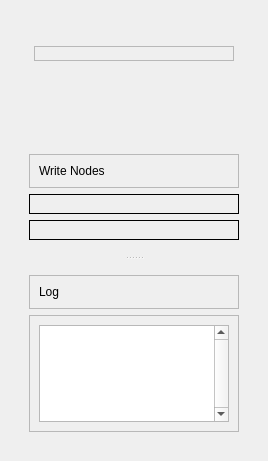
<?xml version="1.0" encoding="UTF-8"?>
<ui version="4.0">
 <class>wdgt_main</class>
 <widget class="QWidget" name="wdgt_main">
  <property name="geometry">
   <rect>
    <x>0</x>
    <y>0</y>
    <width>268</width>
    <height>461</height>
   </rect>
  </property>
  <property name="windowTitle">
   <string>Form</string>
  </property>
  <layout class="QVBoxLayout" name="verticalLayout">
   <item>
    <widget class="QWidget" name="wdgt_header_spacer_top" native="true">
     <property name="sizePolicy">
      <sizepolicy hsizetype="Preferred" vsizetype="Fixed">
       <horstretch>0</horstretch>
       <verstretch>0</verstretch>
      </sizepolicy>
     </property>
     <property name="minimumSize">
      <size>
       <width>0</width>
       <height>20</height>
      </size>
     </property>
     <property name="maximumSize">
      <size>
       <width>16777215</width>
       <height>20</height>
      </size>
     </property>
    </widget>
   </item>
   <item>
    <widget class="QWidget" name="wdgt_header" native="true">
     <property name="sizePolicy">
      <sizepolicy hsizetype="Preferred" vsizetype="Fixed">
       <horstretch>0</horstretch>
       <verstretch>0</verstretch>
      </sizepolicy>
     </property>
     <property name="minimumSize">
      <size>
       <width>0</width>
       <height>33</height>
      </size>
     </property>
     <property name="maximumSize">
      <size>
       <width>16777215</width>
       <height>33</height>
      </size>
     </property>
     <layout class="QHBoxLayout" name="horizontalLayout_2">
      <item>
       <widget class="QWidget" name="wdgt_header_spacer_left" native="true">
        <property name="sizePolicy">
         <sizepolicy hsizetype="Expanding" vsizetype="Expanding">
          <horstretch>0</horstretch>
          <verstretch>0</verstretch>
         </sizepolicy>
        </property>
       </widget>
      </item>
      <item>
       <widget class="QFrame" name="frm_header_icon">
        <property name="sizePolicy">
         <sizepolicy hsizetype="Fixed" vsizetype="Expanding">
          <horstretch>0</horstretch>
          <verstretch>0</verstretch>
         </sizepolicy>
        </property>
        <property name="minimumSize">
         <size>
          <width>200</width>
          <height>0</height>
         </size>
        </property>
        <property name="maximumSize">
         <size>
          <width>200</width>
          <height>16777215</height>
         </size>
        </property>
        <property name="frameShape">
         <enum>QFrame::StyledPanel</enum>
        </property>
        <property name="frameShadow">
         <enum>QFrame::Raised</enum>
        </property>
        <layout class="QVBoxLayout" name="verticalLayout_28">
         <item>
          <widget class="QWidget" name="wdgt_header_icon" native="true"/>
         </item>
        </layout>
       </widget>
      </item>
      <item>
       <widget class="QWidget" name="wdgt_header_spacer_right" native="true">
        <property name="sizePolicy">
         <sizepolicy hsizetype="Expanding" vsizetype="Expanding">
          <horstretch>0</horstretch>
          <verstretch>0</verstretch>
         </sizepolicy>
        </property>
       </widget>
      </item>
     </layout>
    </widget>
   </item>
   <item>
    <widget class="QWidget" name="wdgt_header_spacer_bottom" native="true">
     <property name="sizePolicy">
      <sizepolicy hsizetype="Preferred" vsizetype="Fixed">
       <horstretch>0</horstretch>
       <verstretch>0</verstretch>
      </sizepolicy>
     </property>
     <property name="minimumSize">
      <size>
       <width>0</width>
       <height>30</height>
      </size>
     </property>
     <property name="maximumSize">
      <size>
       <width>16777215</width>
       <height>30</height>
      </size>
     </property>
    </widget>
   </item>
   <item>
    <widget class="QWidget" name="wdgt_stkwdgt_menu" native="true">
     <layout class="QHBoxLayout" name="horizontalLayout"/>
    </widget>
   </item>
   <item>
    <widget class="QStackedWidget" name="stkwdgt_content">
     <property name="currentIndex">
      <number>0</number>
     </property>
     <widget class="QWidget" name="pg_nodes_and_log">
      <layout class="QVBoxLayout" name="verticalLayout_3">
       <property name="leftMargin">
        <number>9</number>
       </property>
       <item>
        <widget class="QWidget" name="wdgt_nodes_and_log" native="true">
         <layout class="QVBoxLayout" name="verticalLayout_4">
          <property name="spacing">
           <number>6</number>
          </property>
          <property name="leftMargin">
           <number>9</number>
          </property>
          <item>
           <widget class="QSplitter" name="splt_nodes_and_log">
            <property name="lineWidth">
             <number>0</number>
            </property>
            <property name="midLineWidth">
             <number>0</number>
            </property>
            <property name="orientation">
             <enum>Qt::Vertical</enum>
            </property>
            <property name="handleWidth">
             <number>3</number>
            </property>
            <widget class="QWidget" name="wdgt_nodes" native="true">
             <layout class="QVBoxLayout" name="verticalLayout_5">
              <item>
               <widget class="QFrame" name="frm_nodes_header">
                <property name="frameShape">
                 <enum>QFrame::StyledPanel</enum>
                </property>
                <property name="frameShadow">
                 <enum>QFrame::Raised</enum>
                </property>
                <layout class="QVBoxLayout" name="verticalLayout_16">
                 <item>
                  <widget class="QLabel" name="lbl_nodes_header">
                   <property name="text">
                    <string>Write Nodes</string>
                   </property>
                  </widget>
                 </item>
                </layout>
               </widget>
              </item>
              <item>
               <widget class="QFrame" name="frm_nodes">
                <property name="frameShape">
                 <enum>QFrame::Box</enum>
                </property>
                <property name="frameShadow">
                 <enum>QFrame::Plain</enum>
                </property>
                <layout class="QVBoxLayout" name="lyt_frm_nodes"/>
               </widget>
              </item>
              <item>
               <widget class="QFrame" name="frm_pbar_render">
                <property name="frameShape">
                 <enum>QFrame::Box</enum>
                </property>
                <property name="frameShadow">
                 <enum>QFrame::Plain</enum>
                </property>
                <layout class="QVBoxLayout" name="verticalLayout_15"/>
               </widget>
              </item>
              <item>
               <widget class="QWidget" name="wdgt_splt_space_nodes" native="true">
                <property name="sizePolicy">
                 <sizepolicy hsizetype="Preferred" vsizetype="Fixed">
                  <horstretch>0</horstretch>
                  <verstretch>0</verstretch>
                 </sizepolicy>
                </property>
                <property name="minimumSize">
                 <size>
                  <width>0</width>
                  <height>10</height>
                 </size>
                </property>
               </widget>
              </item>
             </layout>
            </widget>
            <widget class="QWidget" name="wdgt_log" native="true">
             <layout class="QVBoxLayout" name="verticalLayout_9">
              <item>
               <widget class="QWidget" name="wdgt_splt_space_log" native="true">
                <property name="sizePolicy">
                 <sizepolicy hsizetype="Preferred" vsizetype="Fixed">
                  <horstretch>0</horstretch>
                  <verstretch>0</verstretch>
                 </sizepolicy>
                </property>
                <property name="minimumSize">
                 <size>
                  <width>0</width>
                  <height>10</height>
                 </size>
                </property>
               </widget>
              </item>
              <item>
               <widget class="QFrame" name="frm_log_header">
                <property name="frameShape">
                 <enum>QFrame::StyledPanel</enum>
                </property>
                <property name="frameShadow">
                 <enum>QFrame::Raised</enum>
                </property>
                <layout class="QVBoxLayout" name="verticalLayout_17">
                 <item>
                  <widget class="QLabel" name="lbl_log_header">
                   <property name="text">
                    <string>Log</string>
                   </property>
                  </widget>
                 </item>
                </layout>
               </widget>
              </item>
              <item>
               <widget class="QFrame" name="frm_log_text_edit">
                <property name="frameShape">
                 <enum>QFrame::StyledPanel</enum>
                </property>
                <property name="frameShadow">
                 <enum>QFrame::Raised</enum>
                </property>
                <layout class="QVBoxLayout" name="verticalLayout_18">
                 <item>
                  <widget class="QTextEdit" name="te_log">
                   <property name="verticalScrollBarPolicy">
                    <enum>Qt::ScrollBarAlwaysOn</enum>
                   </property>
                   <property name="horizontalScrollBarPolicy">
                    <enum>Qt::ScrollBarAlwaysOff</enum>
                   </property>
                   <property name="readOnly">
                    <bool>false</bool>
                   </property>
                  </widget>
                 </item>
                </layout>
               </widget>
              </item>
             </layout>
            </widget>
           </widget>
          </item>
         </layout>
        </widget>
       </item>
      </layout>
     </widget>
     <widget class="QWidget" name="pg_threads">
      <layout class="QVBoxLayout" name="verticalLayout_12">
       <item>
        <widget class="QScrollArea" name="sa_threads">
         <property name="frameShape">
          <enum>QFrame::NoFrame</enum>
         </property>
         <property name="frameShadow">
          <enum>QFrame::Plain</enum>
         </property>
         <property name="lineWidth">
          <number>0</number>
         </property>
         <property name="verticalScrollBarPolicy">
          <enum>Qt::ScrollBarAsNeeded</enum>
         </property>
         <property name="horizontalScrollBarPolicy">
          <enum>Qt::ScrollBarAlwaysOff</enum>
         </property>
         <property name="widgetResizable">
          <bool>true</bool>
         </property>
         <widget class="QWidget" name="sawdgt_threads_options">
          <property name="geometry">
           <rect>
            <x>0</x>
            <y>0</y>
            <width>240</width>
            <height>354</height>
           </rect>
          </property>
          <layout class="QVBoxLayout" name="lyt_sawdgt_threads">
           <item>
            <widget class="QFrame" name="frm_threads_options">
             <property name="frameShape">
              <enum>QFrame::StyledPanel</enum>
             </property>
             <property name="frameShadow">
              <enum>QFrame::Raised</enum>
             </property>
             <layout class="QVBoxLayout" name="verticalLayout_11">
              <item>
               <widget class="QWidget" name="wdgt_threads" native="true">
                <property name="sizePolicy">
                 <sizepolicy hsizetype="Preferred" vsizetype="Minimum">
                  <horstretch>0</horstretch>
                  <verstretch>0</verstretch>
                 </sizepolicy>
                </property>
                <layout class="QVBoxLayout" name="verticalLayout_14">
                 <item>
                  <widget class="QFrame" name="frm_threads_header">
                   <property name="frameShape">
                    <enum>QFrame::StyledPanel</enum>
                   </property>
                   <property name="frameShadow">
                    <enum>QFrame::Raised</enum>
                   </property>
                   <layout class="QVBoxLayout" name="verticalLayout_6">
                    <item>
                     <widget class="QLabel" name="lbl_threads_header">
                      <property name="text">
                       <string>Threads</string>
                      </property>
                     </widget>
                    </item>
                   </layout>
                  </widget>
                 </item>
                 <item>
                  <widget class="QFrame" name="frm_threads">
                   <property name="frameShape">
                    <enum>QFrame::StyledPanel</enum>
                   </property>
                   <property name="frameShadow">
                    <enum>QFrame::Raised</enum>
                   </property>
                   <layout class="QVBoxLayout" name="verticalLayout_7"/>
                  </widget>
                 </item>
                </layout>
               </widget>
              </item>
              <item>
               <widget class="QWidget" name="wdgt_threads_queue_space" native="true">
                <property name="sizePolicy">
                 <sizepolicy hsizetype="Preferred" vsizetype="Fixed">
                  <horstretch>0</horstretch>
                  <verstretch>0</verstretch>
                 </sizepolicy>
                </property>
                <property name="minimumSize">
                 <size>
                  <width>0</width>
                  <height>10</height>
                 </size>
                </property>
               </widget>
              </item>
              <item>
               <widget class="QWidget" name="wdgt_queue" native="true">
                <property name="sizePolicy">
                 <sizepolicy hsizetype="Preferred" vsizetype="Minimum">
                  <horstretch>0</horstretch>
                  <verstretch>0</verstretch>
                 </sizepolicy>
                </property>
                <layout class="QVBoxLayout" name="verticalLayout_13">
                 <item>
                  <widget class="QFrame" name="frm_queue_header">
                   <property name="frameShape">
                    <enum>QFrame::StyledPanel</enum>
                   </property>
                   <property name="frameShadow">
                    <enum>QFrame::Raised</enum>
                   </property>
                   <layout class="QVBoxLayout" name="verticalLayout_8">
                    <item>
                     <widget class="QLabel" name="lbl_queue_header">
                      <property name="text">
                       <string>Queue</string>
                      </property>
                     </widget>
                    </item>
                   </layout>
                  </widget>
                 </item>
                 <item>
                  <widget class="QFrame" name="frm_queue">
                   <property name="frameShape">
                    <enum>QFrame::StyledPanel</enum>
                   </property>
                   <property name="frameShadow">
                    <enum>QFrame::Raised</enum>
                   </property>
                   <layout class="QVBoxLayout" name="verticalLayout_10"/>
                  </widget>
                 </item>
                </layout>
               </widget>
              </item>
             </layout>
            </widget>
           </item>
          </layout>
         </widget>
        </widget>
       </item>
      </layout>
     </widget>
     <widget class="QWidget" name="pg_command_line">
      <layout class="QVBoxLayout" name="verticalLayout_19">
       <item>
        <widget class="QScrollArea" name="sa_command_line">
         <property name="horizontalScrollBarPolicy">
          <enum>Qt::ScrollBarAlwaysOff</enum>
         </property>
         <property name="widgetResizable">
          <bool>true</bool>
         </property>
         <widget class="QWidget" name="sawdgt_command_line">
          <property name="geometry">
           <rect>
            <x>0</x>
            <y>0</y>
            <width>149</width>
            <height>252</height>
           </rect>
          </property>
          <layout class="QVBoxLayout" name="verticalLayout_2">
           <item>
            <widget class="QFrame" name="frm_command_line_complete">
             <property name="frameShape">
              <enum>QFrame::StyledPanel</enum>
             </property>
             <property name="frameShadow">
              <enum>QFrame::Raised</enum>
             </property>
             <layout class="QVBoxLayout" name="verticalLayout_20">
              <item>
               <widget class="QWidget" name="wdgt_command_line" native="true">
                <property name="sizePolicy">
                 <sizepolicy hsizetype="Preferred" vsizetype="Minimum">
                  <horstretch>0</horstretch>
                  <verstretch>0</verstretch>
                 </sizepolicy>
                </property>
                <layout class="QVBoxLayout" name="verticalLayout_21">
                 <item>
                  <widget class="QFrame" name="frm_command_line_header">
                   <property name="frameShape">
                    <enum>QFrame::StyledPanel</enum>
                   </property>
                   <property name="frameShadow">
                    <enum>QFrame::Raised</enum>
                   </property>
                   <layout class="QVBoxLayout" name="verticalLayout_22">
                    <item>
                     <widget class="QLabel" name="lbl_command_line_header">
                      <property name="text">
                       <string>Command Line</string>
                      </property>
                     </widget>
                    </item>
                   </layout>
                  </widget>
                 </item>
                 <item>
                  <widget class="QFrame" name="frm_command_line">
                   <property name="frameShape">
                    <enum>QFrame::StyledPanel</enum>
                   </property>
                   <property name="frameShadow">
                    <enum>QFrame::Raised</enum>
                   </property>
                   <layout class="QVBoxLayout" name="verticalLayout_27"/>
                  </widget>
                 </item>
                 <item>
                  <widget class="QFrame" name="frm_command_line_options">
                   <property name="frameShape">
                    <enum>QFrame::StyledPanel</enum>
                   </property>
                   <property name="frameShadow">
                    <enum>QFrame::Raised</enum>
                   </property>
                   <layout class="QVBoxLayout" name="verticalLayout_23"/>
                  </widget>
                 </item>
                </layout>
               </widget>
              </item>
              <item>
               <widget class="QWidget" name="wdgt_command_line_and_constants_space" native="true">
                <property name="sizePolicy">
                 <sizepolicy hsizetype="Preferred" vsizetype="Fixed">
                  <horstretch>0</horstretch>
                  <verstretch>0</verstretch>
                 </sizepolicy>
                </property>
                <property name="minimumSize">
                 <size>
                  <width>0</width>
                  <height>10</height>
                 </size>
                </property>
               </widget>
              </item>
              <item>
               <widget class="QWidget" name="wdgt_constants" native="true">
                <property name="sizePolicy">
                 <sizepolicy hsizetype="Preferred" vsizetype="Minimum">
                  <horstretch>0</horstretch>
                  <verstretch>0</verstretch>
                 </sizepolicy>
                </property>
                <layout class="QVBoxLayout" name="verticalLayout_24">
                 <item>
                  <widget class="QFrame" name="frm_constants_header">
                   <property name="frameShape">
                    <enum>QFrame::StyledPanel</enum>
                   </property>
                   <property name="frameShadow">
                    <enum>QFrame::Raised</enum>
                   </property>
                   <layout class="QVBoxLayout" name="verticalLayout_25">
                    <item>
                     <widget class="QLabel" name="lbl_constants_header">
                      <property name="text">
                       <string>Constants</string>
                      </property>
                     </widget>
                    </item>
                   </layout>
                  </widget>
                 </item>
                 <item>
                  <widget class="QFrame" name="frm_constants">
                   <property name="frameShape">
                    <enum>QFrame::StyledPanel</enum>
                   </property>
                   <property name="frameShadow">
                    <enum>QFrame::Raised</enum>
                   </property>
                   <layout class="QVBoxLayout" name="verticalLayout_26"/>
                  </widget>
                 </item>
                </layout>
               </widget>
              </item>
             </layout>
            </widget>
           </item>
          </layout>
         </widget>
        </widget>
       </item>
      </layout>
     </widget>
     <widget class="QWidget" name="pg_options">
      <layout class="QVBoxLayout" name="verticalLayout_31">
       <item>
        <widget class="QScrollArea" name="sa_options">
         <property name="horizontalScrollBarPolicy">
          <enum>Qt::ScrollBarAlwaysOff</enum>
         </property>
         <property name="widgetResizable">
          <bool>true</bool>
         </property>
         <widget class="QWidget" name="sawdgt_options">
          <property name="geometry">
           <rect>
            <x>0</x>
            <y>0</y>
            <width>117</width>
            <height>121</height>
           </rect>
          </property>
          <layout class="QVBoxLayout" name="verticalLayout_32">
           <item>
            <widget class="QFrame" name="frm_options">
             <property name="frameShape">
              <enum>QFrame::StyledPanel</enum>
             </property>
             <property name="frameShadow">
              <enum>QFrame::Raised</enum>
             </property>
             <layout class="QVBoxLayout" name="verticalLayout_36">
              <item>
               <widget class="QWidget" name="wdgt_general_options" native="true">
                <layout class="QVBoxLayout" name="verticalLayout_33">
                 <item>
                  <widget class="QFrame" name="frm_general_options_header">
                   <property name="frameShape">
                    <enum>QFrame::StyledPanel</enum>
                   </property>
                   <property name="frameShadow">
                    <enum>QFrame::Raised</enum>
                   </property>
                   <layout class="QVBoxLayout" name="verticalLayout_34">
                    <item>
                     <widget class="QLabel" name="lbl_general_options_header">
                      <property name="text">
                       <string>General</string>
                      </property>
                     </widget>
                    </item>
                   </layout>
                  </widget>
                 </item>
                 <item>
                  <widget class="QFrame" name="frm_general_options">
                   <property name="frameShape">
                    <enum>QFrame::StyledPanel</enum>
                   </property>
                   <property name="frameShadow">
                    <enum>QFrame::Raised</enum>
                   </property>
                   <layout class="QVBoxLayout" name="verticalLayout_35"/>
                  </widget>
                 </item>
                </layout>
               </widget>
              </item>
             </layout>
            </widget>
           </item>
          </layout>
         </widget>
        </widget>
       </item>
      </layout>
     </widget>
    </widget>
   </item>
  </layout>
 </widget>
 <resources/>
 <connections/>
</ui>
